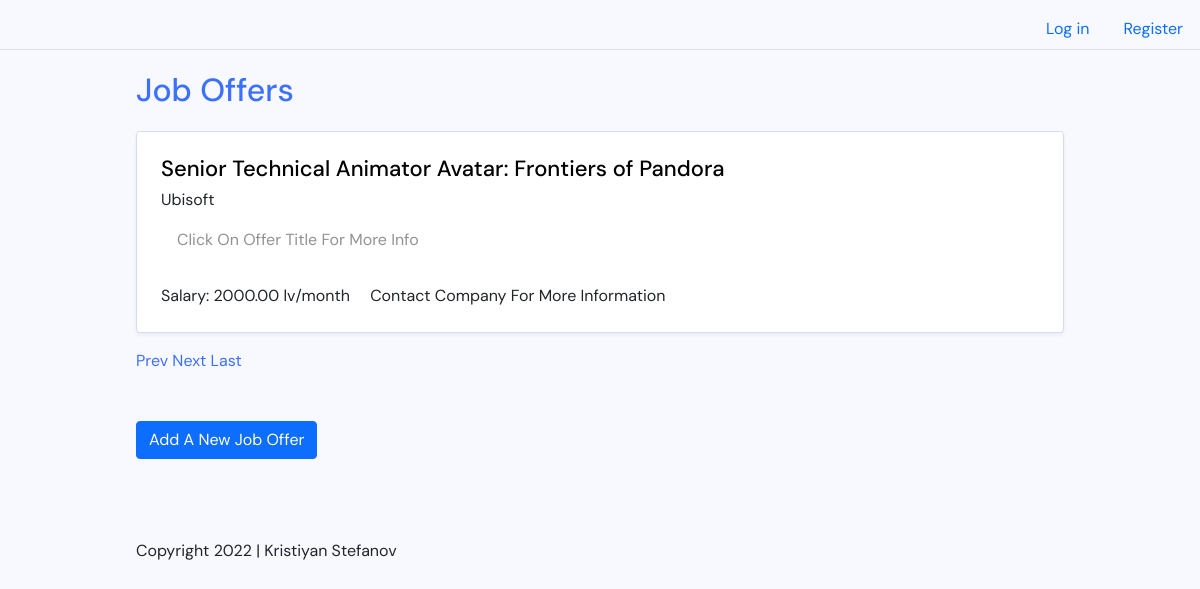
/PHPFiles/index.php?page=2, run on the app's committed database.
### tables this page shows
CREATE TABLE `submissionform` (
  `Id` int(11) NOT NULL,
  `Title` varchar(255) DEFAULT NULL,
  `Description` longtext DEFAULT NULL,
  `Company` varchar(50) DEFAULT NULL,
  `Salary_field` decimal(15,2) DEFAULT NULL
);

### PHPFiles/Index.php (the view, shortened to what this page needs)
<?php
     require 'db.php';
	 $limit = 5;
    $sql = "SELECT * FROM submissionform ORDER BY id DESC";
    $result = mysqli_query($con, $sql);
    $total_records = mysqli_num_rows($result);
    $total_pages = ceil($total_records / $limit);
	if (!isset ($_GET['page']) ) {
        $page_number = 1;
    } else {
        $page_number = $_GET['page'];
    }
	$start = ($page_number - 1) * $limit;
    $sql = "SELECT * FROM submissionform ORDER BY id DESC LIMIT $start, $limit";
    $result = mysqli_query($con, $sql);
?>
<!DOCTYPE html>
<html lang="en">
<head>
    <link rel="stylesheet" href="../Bootstrap-5.1.3/css/bootstrap.min.css">
	<link rel="stylesheet" href="../css/master.css">
</head>
<body>
<ul class="nav nav-tabs justify-content-end ">
  <li class="nav-item">
    <a class="nav-link" href="Login.php">Log in</a>
	<li class="nav-item">
    <a class="nav-link" href="Registration.php">Register</a>
  </li>
  </li>
</ul>
	<div class="site-wrapper">
		<header class="site-header">
			<h1 class="site-title"><a href="#">Job Offers</a></h1>
		</header>
<?php
 while($row = mysqli_fetch_assoc($result)) {
?>
<ul class="jobs-listing">
			<li class="job-card">
				<div class="job-primary">
					<h2 class="job-title"><a href="MoreInfoJobsub.php?Id=<?php echo $row["Id"] ?>"> <?php echo $row["Title"]; ?> </a></h2>
					<div class="job-meta">
						<p class="meta-company"><?php echo $row["Company"];  ?></p>
						<span class="meta-date">Click On Offer Title For More Info </span>
					</div>
					<div class="job-details">
						<span class="job-location"> Salary: <?php echo $row["Salary_field"]; ?> lv/month</span>
						<span class="job-type">Contact Company For More Information</span>
					</div>
				</div>
			</li>
		</ul>
		<?php
		}
		?>
		<div class= "jobs-pagination-wrapper">
		<div class="nav-links">
		<a class="page-pagination"> <a href = "index.php?page=page_number=1 > </a></a>
		<a class="page-pagination"> <a href = "index.php?page=<?php if($page_number!=1){echo $page_number-1;}else{echo $page_number;} ?>">Prev </a></a>
		<a class="page-pagination"> <a href = "index.php?page=<?php if($page_number!=$total_pages){echo $page_number+1;}else{echo $page_number;} ?>" >Next </a></a>
		<a class="page-pagination"> <a href = "index.php?page=<?php echo $total_pages; ?>">Last </a></a>
		</div>
		</div>
		<a class="btn btn-primary mt-5" href="AddJobSub.php" role="button">Add A New Job Offer</a>
		<footer class="site-footer">
			<p>Copyright 2022 | Kristiyan Stefanov
			</p>
		</footer>
	</div>
</body>
</html>

### css/master.css (style rules this page uses)
html { line-height: 1.15; -webkit-text-size-adjust: 100%; }
body { margin: 0; }
h1 { font-size: 2em; margin: 0.67em 0; }
a { background-color: transparent; }
html { -webkit-box-sizing: border-box; -moz-box-sizing: border-box; box-sizing: border-box; }
*, *:before, *:after { -webkit-box-sizing: inherit; -moz-box-sizing: inherit; box-sizing: inherit; }
:root { --color-base: #f8f9ff; --color-primary: #3c71fe; --color-separator: #d5dcef; --font-sans: "DM Sans", sans-serif; }
body { background: var(--color-base); font-family: var(--font-sans); line-height: 1.5; }
a { color: var(--color-primary); text-decoration: none; }
.site-wrapper { max-width: 58em; margin: 0 auto; }
.jobs-listing { margin: 0; padding: 0; }
.jobs-listing li { margin-bottom: 1em; }
.job-card { margin: 0; padding: 1.5em; list-style: none; background: white; border: 1px solid var(--color-separator); border-radius: 0.25em; box-shadow: 0px 2px 4px rgba(0, 0, 0, 0.06); display: flex; }
.job-card .job-primary { flex: 1 1 auto; }
.job-card .job-title { margin: 0; font-size: 1.375em; margin-bottom: 0.25em; }
.job-card .job-title a { color: black; }
.job-card .job-details { margin-top: 2em; }
.job-card .job-type { margin-left: 1em; display: inline-block; }
.job-card .meta-date { opacity: 0.5; margin-left: 1em; }
.site-footer { margin-top: 5em; margin-bottom: 2em; }

### data on the page
submissionform: Title "Senior Technical Animator Avatar: Frontiers of Pandora", Company "Ubisoft", Salary_field "2000.00"
